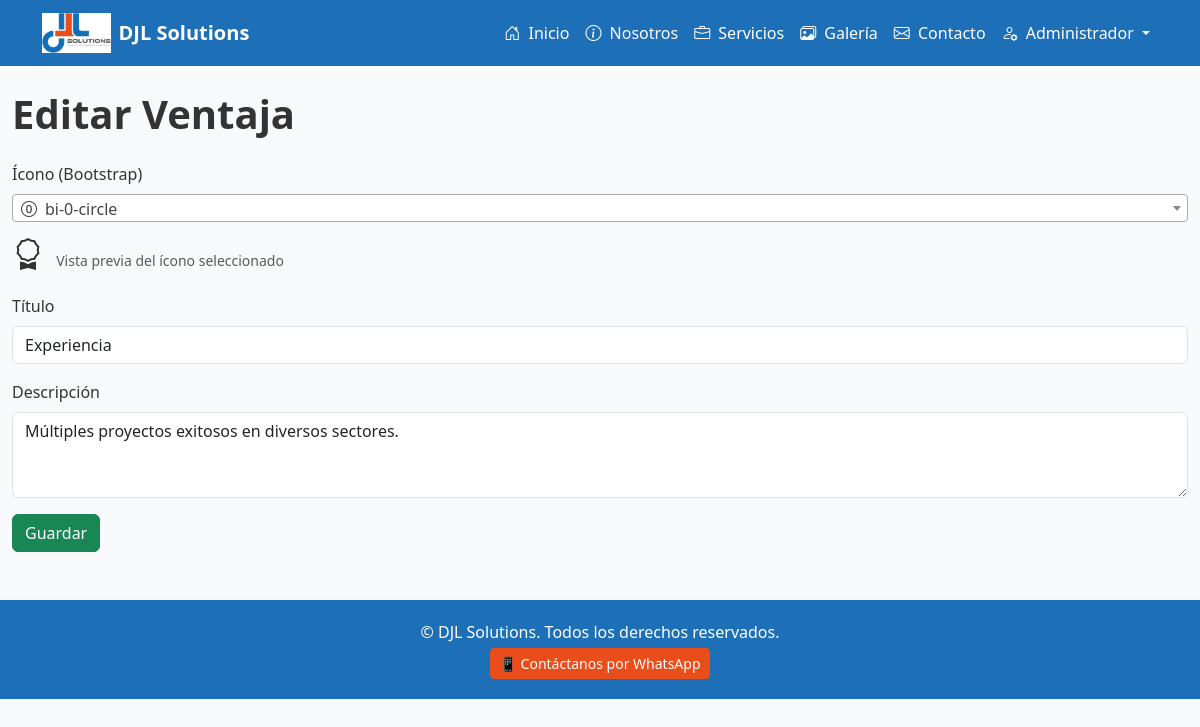
Page /admin/advantages/edit/1 (signed in) on the committed database.
### models.py (models this page shows)
class Advantage(db.Model):
    id = db.Column(db.Integer, primary_key=True)
    icon = db.Column(db.String(50), nullable=False)
    title = db.Column(db.String(100), nullable=False)
    description = db.Column(db.String(255), nullable=False)

### app.py (the view, shortened to what this page needs)
@app.route('/admin/advantages/edit/<int:advantage_id>', methods=['GET', 'POST'])
@login_required
def edit_advantage(advantage_id):
    advantage = Advantage.query.get_or_404(advantage_id)
    form = AdvantageForm(obj=advantage)
    return render_template('admin_advantage_form.html', form=form, advantage=advantage)

### forms.py
class AdvantageForm(FlaskForm):
    icon = StringField('Ícono (Bootstrap)', validators=[DataRequired()])
    title = StringField('Título', validators=[DataRequired()])
    description = TextAreaField('Descripción', validators=[DataRequired()])
    submit = SubmitField('Guardar')

### app.py (called while the page is built)
@login_manager.user_loader
def load_user(user_id):
    return User.query.get(int(user_id))

### templates/admin_advantage_form.html (shortened to what this page needs)
{% extends 'base.html' %}
{% block content %}
<h1 class="fw-bold mb-4">{{ 'Editar' if advantage else 'Añadir' }} Ventaja</h1>
<form method="POST">
   <div class="mb-3">
  {{ form.icon.label(class="form-label") }}
  <div class="mt-2">
    <i id="iconPreview" class="bi {{ form.icon.data or 'bi-briefcase' }} fs-2"></i>
    <small class="text-muted ms-2">Vista previa del ícono seleccionado</small>
  </div>
</div>
  <div class="mb-3">
    {{ form.title.label(class="form-label") }}
    {{ form.title(class="form-control") }}
  </div>
  <div class="mb-3">
    {{ form.description.label(class="form-label") }}
    {{ form.description(class="form-control", rows=3) }}
  </div>
  <button type="submit" class="btn btn-success">{{ form.submit.label.text }}</button>
</form>
{% endblock %}

### static/css/styles.css (style rules this page uses)
body { font-family: 'Segoe UI', Tahoma, Geneva, Verdana, sans-serif; background-color: #f8f9fa; color: #333; }

### rows in the picture
Advantage: title "Experiencia", description "Múltiples proyectos exitosos en diversos sectores."

### other values in the picture
{{ 'Editar' if advantage else 'Añadir' }} "Editar"
